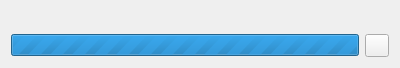
<?xml version="1.0" encoding="UTF-8"?>
<ui version="4.0">
 <class>prosesbar</class>
 <widget class="QDialog" name="prosesbar">
  <property name="windowModality">
   <enum>Qt::NonModal</enum>
  </property>
  <property name="geometry">
   <rect>
    <x>0</x>
    <y>0</y>
    <width>400</width>
    <height>68</height>
   </rect>
  </property>
  <property name="windowTitle">
   <string>Proses Berlangsung...</string>
  </property>
  <property name="modal">
   <bool>false</bool>
  </property>
  <layout class="QGridLayout" name="gridLayout_2">
   <item row="0" column="0">
    <layout class="QGridLayout" name="gridLayout">
     <item row="1" column="0">
      <widget class="QProgressBar" name="progressBar">
       <property name="maximum">
        <number>0</number>
       </property>
       <property name="value">
        <number>-1</number>
       </property>
      </widget>
     </item>
     <item row="1" column="1">
      <widget class="QToolButton" name="toolButton_cancel_berlangsung">
       <property name="toolTip">
        <string>Cancel Prosses yang sudah berlangsung</string>
       </property>
       <property name="text">
        <string/>
       </property>
       <property name="icon">
        <iconset resource="../resource.qrc">
         <normaloff>:/res/edit-delete.png</normaloff>:/res/edit-delete.png</iconset>
       </property>
      </widget>
     </item>
     <item row="0" column="0" colspan="2">
      <widget class="QLabel" name="label_msg">
       <property name="text">
        <string/>
       </property>
       <property name="scaledContents">
        <bool>false</bool>
       </property>
       <property name="alignment">
        <set>Qt::AlignCenter</set>
       </property>
      </widget>
     </item>
    </layout>
   </item>
  </layout>
 </widget>
 <resources>
  <include location="../resource.qrc"/>
 </resources>
 <connections/>
</ui>
